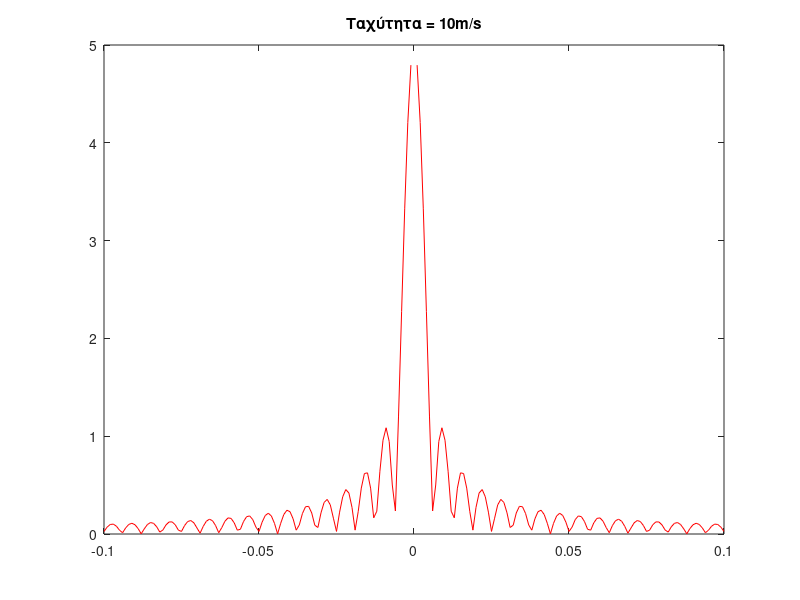

MATLAB code for this plot:
% Signals and systems
% Exercise G5

% 1)
c=10;   %velocity
s = -0.1:0.001:0.1;
T = 100;
constant = 5;

K = constant*abs(sin(c*T*s/2) ./ (c*T*s/2));    %|Κ^(s)|
plot(s,abs(K),'-r');
title(['Ταχύτητα = ' num2str(c) 'm/s']);
hold on